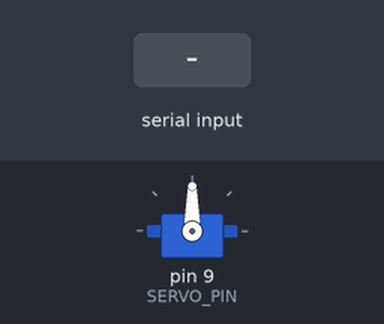
A sketch run on a simulated Arduino Uno, built with avr-gcc and run on an emulated ATmega328P. Shown: servo. Inputs (shaded band) come from the test bench.

Above: at 1.2 s.
1.3 s: "30,150\n" received over Serial
At 1.8 s:
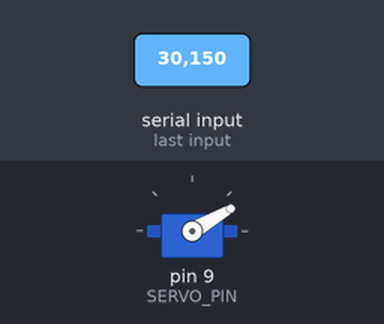
2.9 s: "90,45\n" received over Serial
At 4.2 s:
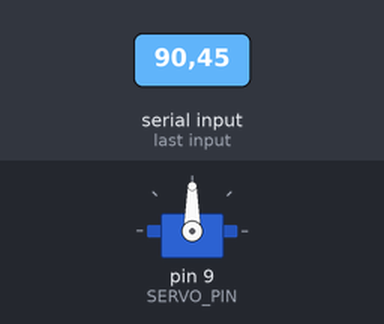
4.5 s: "0\n" received over Serial
At 5.2 s:
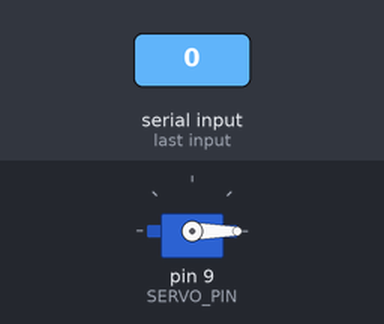
6.1 s: "200\n" received over Serial
At 7.1 s:
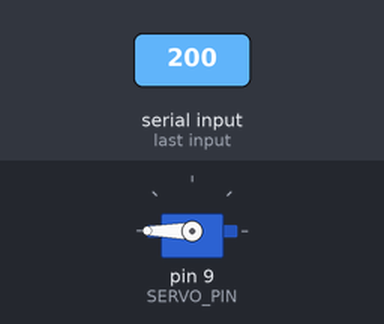
7.8 s: "5\n" received over Serial
At 9.4 s:
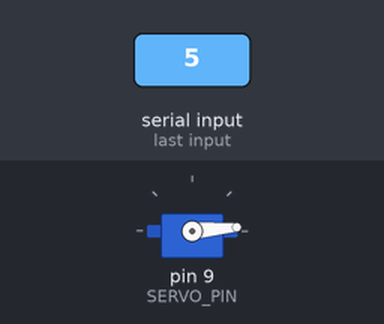
Timing chart, 0 to 10.5 s (numbered marks = the images above; inputs shaded):
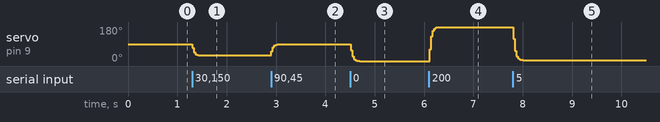

Measured:
- after the input at 1.3 s, servo on pin 9 (SERVO_PIN): 90° → 30° at once
- after the input at 2.9 s, servo on pin 9 (SERVO_PIN): 30° → 90° at once
- after the input at 4.5 s, servo on pin 9 (SERVO_PIN): 90° → 0° at once
- after the input at 6.1 s, servo on pin 9 (SERVO_PIN): 0° → 180° at once
- after the input at 7.8 s, servo on pin 9 (SERVO_PIN): 180° → 5° at once

The sketch:

aeropinn_servo.ino
```cpp
/*
 * AeroPINN — servo loop (Round 1: prove the loop is real)
 *
 * Reads newline-terminated servo-angle integers (0..180) from USB serial at
 * 115200 baud and drives a hobby servo to that angle. The backend sends the
 * AeroPINN control force F_control mapped to an angle, so the servo physically
 * twitches in sync with the controller — making the closed loop visible on camera.
 *
 * The servo controls nothing physical yet; it is a real-loop indicator only.
 *
 * Boards:
 *   - Arduino Uno/Nano: uses the built-in <Servo.h>. Signal on pin 9.
 *   - ESP32: install the "ESP32Servo" library and replace <Servo.h> with
 *     <ESP32Servo.h>; SERVO_PIN 13 works well. (API is identical.)
 *
 * Wiring (see hardware/README.md): servo signal -> SERVO_PIN, servo V+ -> 5V
 * (external 5V supply recommended for anything but a micro servo), GND common.
 */

#include <Servo.h>

const int  SERVO_PIN = 9;
const long BAUD       = 115200;

Servo servo;
int   target = 90;   // commanded angle from serial
float current = 90;  // smoothed angle actually written
String buf;

void setup() {
  Serial.begin(BAUD);
  servo.attach(SERVO_PIN);
  servo.write(90);   // centered = zero control force
}

void applyLine(String s) {
  s.trim();
  if (s.length() == 0) return;
  int a = s.toInt();
  if (a < 0) a = 0;
  if (a > 180) a = 180;
  target = a;
}

void loop() {
  // parse all complete lines currently available
  while (Serial.available() > 0) {
    char c = (char)Serial.read();
    if (c == '\n' || c == '\r') {
      applyLine(buf);
      buf = "";
    } else {
      buf += c;
      if (buf.length() > 8) buf = "";  // guard against garbage
    }
  }

  // light smoothing so the motion reads cleanly on camera (~exponential)
  current += (target - current) * 0.35;
  servo.write((int)round(current));
  delay(15);  // ~66 Hz update
}
```
